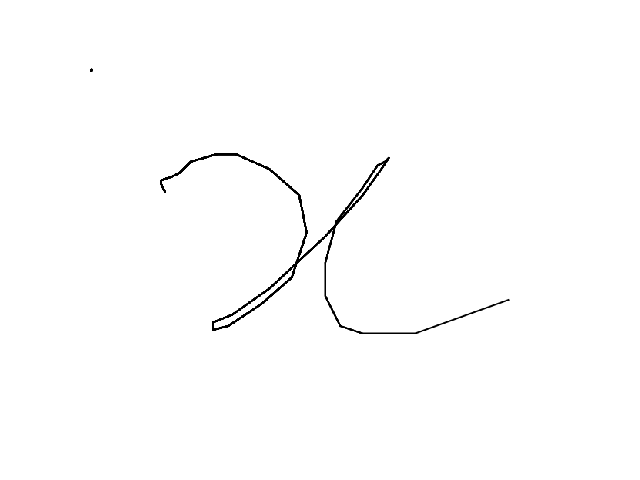
#> input picture shared_hwrt_code/datasets/results/x.png, 640 x 480 px
$ python hog_feature.py   (Python 2 division)
#> lines starting #> are read from the running program, lines starting #| are printed output that depends on the picture
import matplotlib.pyplot as plt

from skimage.feature import hog
from skimage import data, color, exposure
from PIL import Image, ImageChops
import numpy as np

im = Image.open('results/x.png')
#> im is the input picture: PIL image 640x480 RGBA; mean R, G, B, A 253.2, 253.2, 253.2, 255
image = color.rgb2gray(np.asarray(im))
image.shape
fd, hog_image = hog(image, orientations=8, pixels_per_cell=(32, 32),
                    cells_per_block=(1, 1), visualise=True)
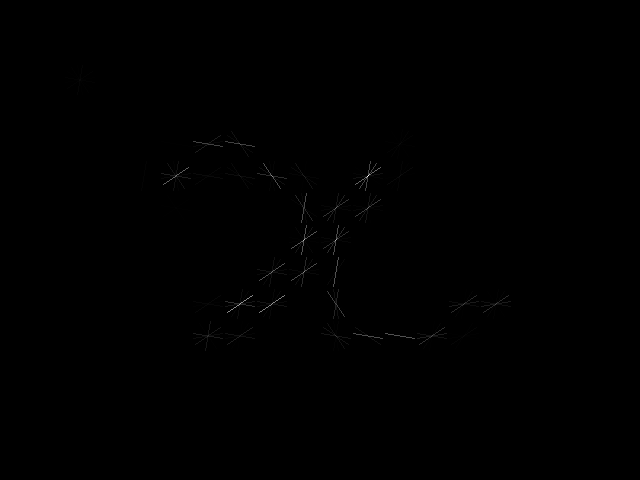
#> hog_image: shape (480, 640) float64; min 0, max 0.285, mean 0.000332; drawn with min black and max white
#> fd = 2400 values, max 1 at index 684, min 0 at index 0, mean 0.0282

fig, (ax1, ax2) = plt.subplots(1, 2, figsize=(8, 4), sharex=True, sharey=True)

ax1.axis('off')
ax1.imshow(image, cmap=plt.cm.gray)
ax1.set_title('Input image')
ax1.set_adjustable('box-forced')

# Rescale histogram for better display
hog_image_rescaled = exposure.rescale_intensity(hog_image, in_range=(0, 0.02))
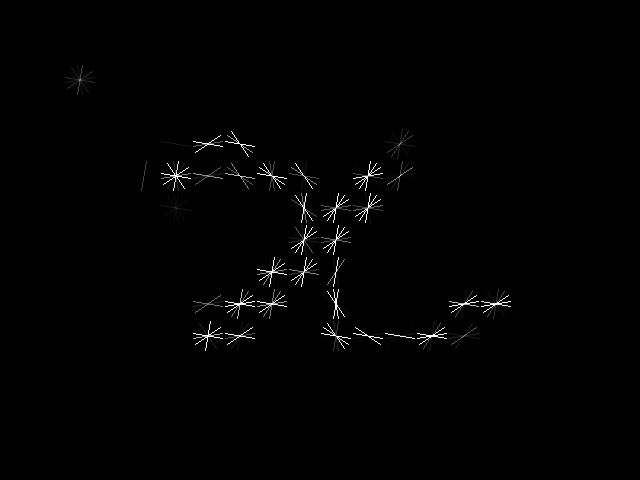
#> hog_image_rescaled: shape (480, 640) float64; min 0, max 1, mean 0.00782
hog_np_array = np.asarray(hog_image_rescaled)
print hog_np_array
#> (printed output is left out)
ax2.axis('off')
ax2.imshow(hog_image_rescaled, cmap=plt.cm.gray)
ax2.set_title('Histogram of Oriented Gradients')
ax1.set_adjustable('box-forced')
plt.show()
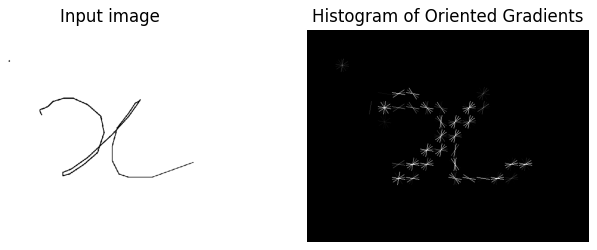
#> figure drawn by matplotlib, 2 panels

$ run again, with shared_hwrt_code/datasets/results/(.png copied over shared_hwrt_code/datasets/results/x.png
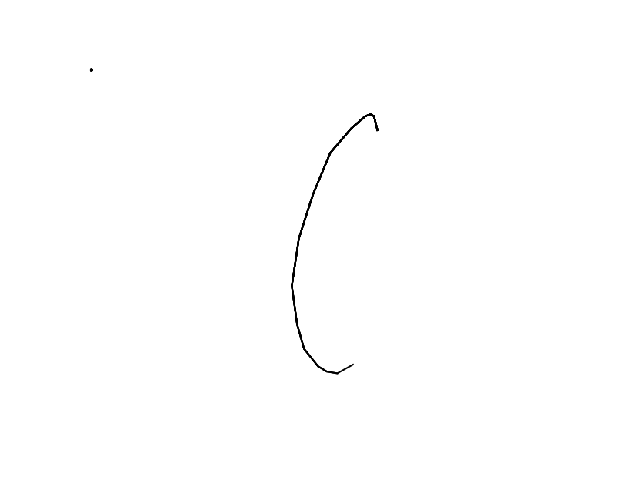
#> input picture shared_hwrt_code/datasets/results/(.png, 640 x 480 px
#> im is the input picture: PIL image 640x480 RGBA; mean R, G, B, A 254.4, 254.4, 254.4, 255
#> `fd, hog_image = hog(image, orientations=8, pixels_per_cell=(32, 32), c..`:
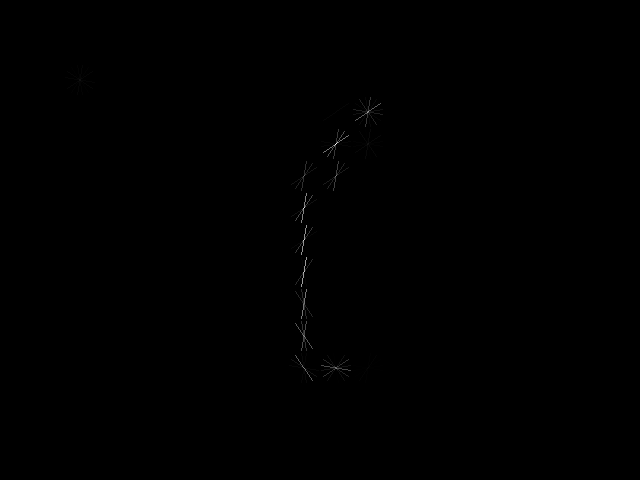
#> hog_image: shape (480, 640) float64; min 0, max 0.158, mean 0.000126; drawn with min black and max white
#> fd = 2400 values, max 0.885 at index 562, min 0 at index 0, mean 0.0124
#> (printed output is left out)
#> `plt.show()`:
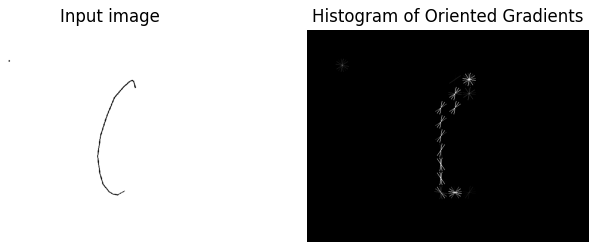
#> figure drawn by matplotlib, 2 panels

$ run again, with shared_hwrt_code/datasets/results/-.png copied over shared_hwrt_code/datasets/results/x.png
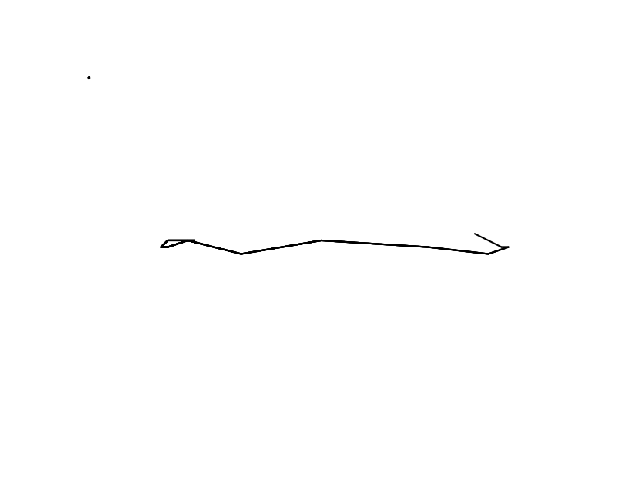
#> input picture shared_hwrt_code/datasets/results/-.png, 640 x 480 px
#> im is the input picture: PIL image 640x480 RGBA; mean R, G, B, A 254.3, 254.3, 254.3, 255
#> `fd, hog_image = hog(image, orientations=8, pixels_per_cell=(32, 32), c..`:
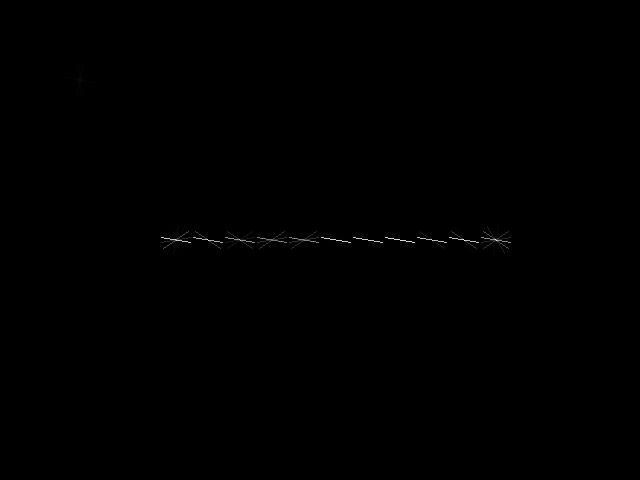
#> hog_image: shape (480, 640) float64; min 0, max 0.141, mean 0.000146; drawn with min black and max white
#> fd = 2400 values, max 1 at index 1152, min 0 at index 0, mean 0.00917
#> (printed output is left out)
#> `plt.show()`:
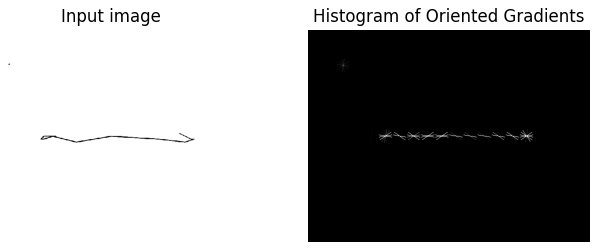
#> figure drawn by matplotlib, 2 panels
